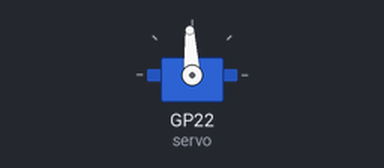
The sketch below on a simulated Raspberry Pi Pico. Parts: servo.

Above: at 0.05 s.
At 1.25 s:
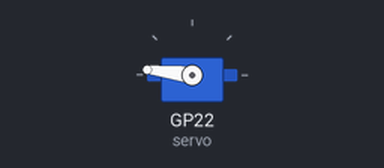
At 2.5 s:
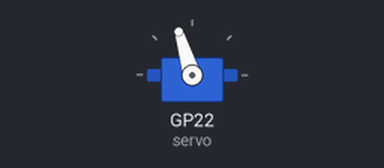
At 5.35 s:
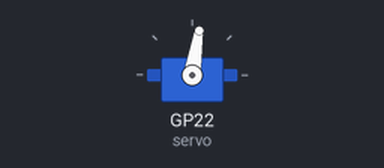
Timing chart, 0 to 7.1 s (numbered marks = the images above):
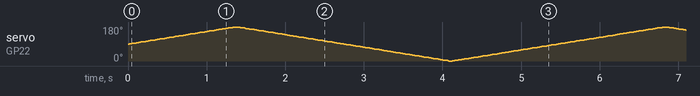

The sketch:

servo.ino
```cpp
#include <Servo.h>

int position = 90;

Servo servo;

void setup()
{
    servo.attach(22);
}

void loop()
{
    while (position <= 180)
    {
        servo.write(position);
        delay(15);
        position += 1;
    }
    while (position >= 0)
    {
        servo.write(position);
        delay(15);
        position -= 1;
    }

}
```
